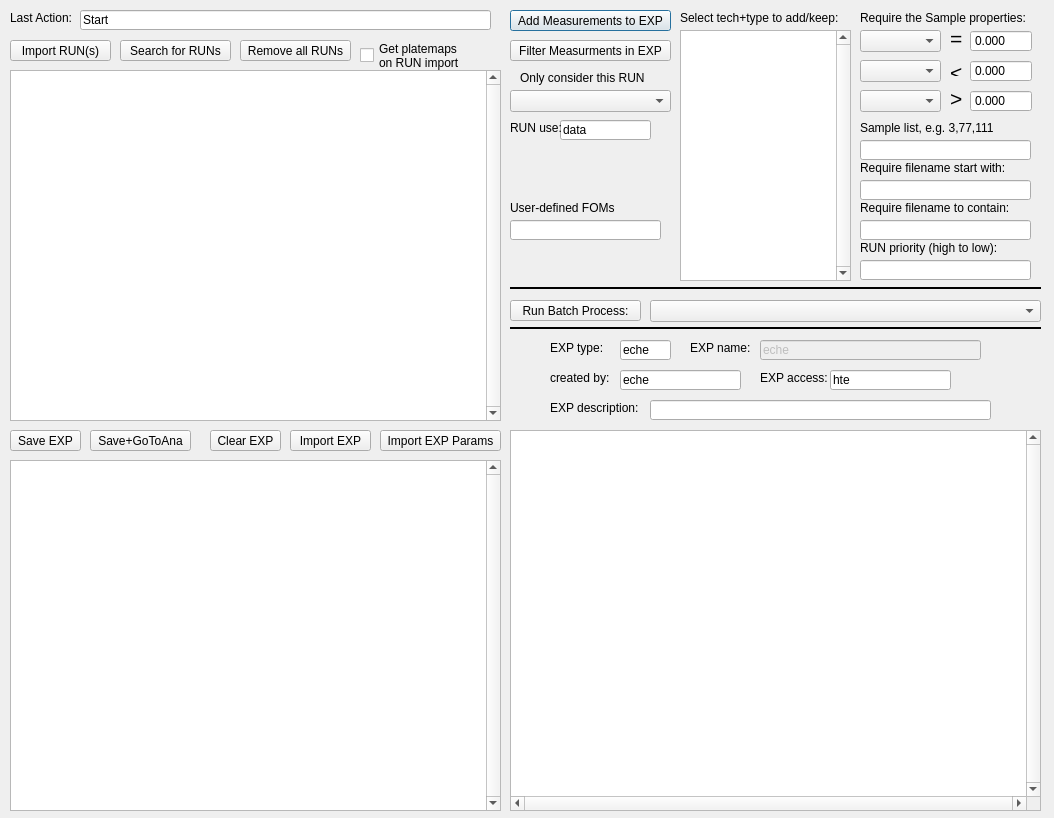
<?xml version="1.0" encoding="UTF-8"?>
<ui version="4.0">
 <class>CreateExpDialog</class>
 <widget class="QDialog" name="CreateExpDialog">
  <property name="geometry">
   <rect>
    <x>0</x>
    <y>0</y>
    <width>1054</width>
    <height>818</height>
   </rect>
  </property>
  <property name="windowTitle">
   <string>Create EXP from RUN</string>
  </property>
  <widget class="QPushButton" name="AddMeasPushButton">
   <property name="geometry">
    <rect>
     <x>510</x>
     <y>10</y>
     <width>161</width>
     <height>21</height>
    </rect>
   </property>
   <property name="toolTip">
    <string>Considering all the imported RUNs, apply the below filters and add files to EXP</string>
   </property>
   <property name="text">
    <string>Add Measurements to EXP</string>
   </property>
  </widget>
  <widget class="QPushButton" name="FilterMeasPushButton">
   <property name="geometry">
    <rect>
     <x>510</x>
     <y>40</y>
     <width>161</width>
     <height>21</height>
    </rect>
   </property>
   <property name="toolTip">
    <string>Considering the files already in the EXP, keep the files that meet all criteria</string>
   </property>
   <property name="text">
    <string>Filter Measurments in EXP</string>
   </property>
  </widget>
  <widget class="QPushButton" name="ImportRunsPushButton">
   <property name="geometry">
    <rect>
     <x>10</x>
     <y>40</y>
     <width>101</width>
     <height>21</height>
    </rect>
   </property>
   <property name="toolTip">
    <string>Import multiple folders and/or .zip, each representing a RUN with a .rcp file</string>
   </property>
   <property name="text">
    <string>Import RUN(s)</string>
   </property>
  </widget>
  <widget class="QComboBox" name="FilterRunComboBox">
   <property name="geometry">
    <rect>
     <x>510</x>
     <y>90</y>
     <width>161</width>
     <height>22</height>
    </rect>
   </property>
   <property name="toolTip">
    <string>Apply all other filteres in this section to only this run</string>
   </property>
  </widget>
  <widget class="QComboBox" name="PlateAttrEqualComboBox">
   <property name="geometry">
    <rect>
     <x>860</x>
     <y>30</y>
     <width>81</width>
     <height>22</height>
    </rect>
   </property>
   <property name="toolTip">
    <string>These are attributes from the platemap file and select values or ranges can be filtered with these 3 (in)equalities</string>
   </property>
  </widget>
  <widget class="QLabel" name="label">
   <property name="geometry">
    <rect>
     <x>950</x>
     <y>30</y>
     <width>21</width>
     <height>16</height>
    </rect>
   </property>
   <property name="font">
    <font>
     <pointsize>16</pointsize>
    </font>
   </property>
   <property name="text">
    <string>=</string>
   </property>
  </widget>
  <widget class="QDoubleSpinBox" name="PlateAttrEqualSpinBox">
   <property name="geometry">
    <rect>
     <x>970</x>
     <y>30</y>
     <width>62</width>
     <height>22</height>
    </rect>
   </property>
   <property name="frame">
    <bool>true</bool>
   </property>
   <property name="buttonSymbols">
    <enum>QAbstractSpinBox::NoButtons</enum>
   </property>
   <property name="decimals">
    <number>3</number>
   </property>
   <property name="minimum">
    <double>-999999.000000000000000</double>
   </property>
   <property name="maximum">
    <double>999999.000000000000000</double>
   </property>
  </widget>
  <widget class="QDoubleSpinBox" name="PlateAttrLessSpinBox">
   <property name="geometry">
    <rect>
     <x>970</x>
     <y>60</y>
     <width>62</width>
     <height>22</height>
    </rect>
   </property>
   <property name="frame">
    <bool>true</bool>
   </property>
   <property name="buttonSymbols">
    <enum>QAbstractSpinBox::NoButtons</enum>
   </property>
   <property name="decimals">
    <number>3</number>
   </property>
   <property name="minimum">
    <double>-999999.000000000000000</double>
   </property>
   <property name="maximum">
    <double>999999.000000000000000</double>
   </property>
  </widget>
  <widget class="QComboBox" name="PlateAttrLessComboBox">
   <property name="geometry">
    <rect>
     <x>860</x>
     <y>60</y>
     <width>81</width>
     <height>22</height>
    </rect>
   </property>
  </widget>
  <widget class="QLabel" name="label_2">
   <property name="geometry">
    <rect>
     <x>950</x>
     <y>60</y>
     <width>21</width>
     <height>16</height>
    </rect>
   </property>
   <property name="font">
    <font>
     <pointsize>16</pointsize>
    </font>
   </property>
   <property name="text">
    <string>&lt;</string>
   </property>
  </widget>
  <widget class="QDoubleSpinBox" name="PlateAttrMoreSpinBox">
   <property name="geometry">
    <rect>
     <x>970</x>
     <y>90</y>
     <width>62</width>
     <height>22</height>
    </rect>
   </property>
   <property name="frame">
    <bool>true</bool>
   </property>
   <property name="buttonSymbols">
    <enum>QAbstractSpinBox::NoButtons</enum>
   </property>
   <property name="decimals">
    <number>3</number>
   </property>
   <property name="minimum">
    <double>-999999.000000000000000</double>
   </property>
   <property name="maximum">
    <double>999999.000000000000000</double>
   </property>
  </widget>
  <widget class="QLabel" name="label_3">
   <property name="geometry">
    <rect>
     <x>950</x>
     <y>90</y>
     <width>21</width>
     <height>16</height>
    </rect>
   </property>
   <property name="font">
    <font>
     <pointsize>16</pointsize>
    </font>
   </property>
   <property name="text">
    <string>&gt;</string>
   </property>
  </widget>
  <widget class="QComboBox" name="PlateAttrMoreComboBox">
   <property name="geometry">
    <rect>
     <x>860</x>
     <y>90</y>
     <width>81</width>
     <height>22</height>
    </rect>
   </property>
  </widget>
  <widget class="QLabel" name="label_6">
   <property name="geometry">
    <rect>
     <x>860</x>
     <y>10</y>
     <width>181</width>
     <height>16</height>
    </rect>
   </property>
   <property name="text">
    <string>Require the Sample properties:</string>
   </property>
  </widget>
  <widget class="QLabel" name="label_7">
   <property name="geometry">
    <rect>
     <x>520</x>
     <y>70</y>
     <width>141</width>
     <height>16</height>
    </rect>
   </property>
   <property name="text">
    <string>Only consider this RUN</string>
   </property>
  </widget>
  <widget class="QTextBrowser" name="ExpTextBrowser">
   <property name="geometry">
    <rect>
     <x>510</x>
     <y>430</y>
     <width>531</width>
     <height>381</height>
    </rect>
   </property>
   <property name="verticalScrollBarPolicy">
    <enum>Qt::ScrollBarAlwaysOn</enum>
   </property>
   <property name="horizontalScrollBarPolicy">
    <enum>Qt::ScrollBarAlwaysOn</enum>
   </property>
   <property name="lineWrapMode">
    <enum>QTextEdit::NoWrap</enum>
   </property>
  </widget>
  <widget class="QPushButton" name="SaveExpPushButton">
   <property name="geometry">
    <rect>
     <x>10</x>
     <y>430</y>
     <width>71</width>
     <height>21</height>
    </rect>
   </property>
   <property name="toolTip">
    <string>save .exp text file</string>
   </property>
   <property name="text">
    <string>Save EXP</string>
   </property>
  </widget>
  <widget class="QPushButton" name="ImportExpPushButton">
   <property name="geometry">
    <rect>
     <x>290</x>
     <y>430</y>
     <width>81</width>
     <height>21</height>
    </rect>
   </property>
   <property name="toolTip">
    <string>Import a .exp file, which will clear any existing EXP and RUNs and create new RUNs from the EXP</string>
   </property>
   <property name="text">
    <string>Import EXP</string>
   </property>
  </widget>
  <widget class="QLineEdit" name="FileSearchLineEdit">
   <property name="geometry">
    <rect>
     <x>860</x>
     <y>220</y>
     <width>171</width>
     <height>20</height>
    </rect>
   </property>
   <property name="toolTip">
    <string>All raw data filenames regardless of type will be searched for this string.
 comma-deliminated strings will be searched separately with OR logic</string>
   </property>
  </widget>
  <widget class="QLabel" name="label_8">
   <property name="geometry">
    <rect>
     <x>860</x>
     <y>200</y>
     <width>171</width>
     <height>16</height>
    </rect>
   </property>
   <property name="text">
    <string>Require filename to contain:</string>
   </property>
  </widget>
  <widget class="QLineEdit" name="SampleListLineEdit">
   <property name="geometry">
    <rect>
     <x>860</x>
     <y>140</y>
     <width>171</width>
     <height>20</height>
    </rect>
   </property>
   <property name="toolTip">
    <string>This should be a single sample number of comma-deliminated list of numbers from the platemap file</string>
   </property>
   <property name="text">
    <string/>
   </property>
  </widget>
  <widget class="QLabel" name="label_9">
   <property name="geometry">
    <rect>
     <x>860</x>
     <y>120</y>
     <width>171</width>
     <height>16</height>
    </rect>
   </property>
   <property name="text">
    <string>Sample list, e.g. 3,77,111</string>
   </property>
  </widget>
  <widget class="QLineEdit" name="ExpDescLineEdit">
   <property name="geometry">
    <rect>
     <x>650</x>
     <y>400</y>
     <width>341</width>
     <height>20</height>
    </rect>
   </property>
   <property name="toolTip">
    <string>Comment string to be included in EXP</string>
   </property>
  </widget>
  <widget class="QLabel" name="label_11">
   <property name="geometry">
    <rect>
     <x>550</x>
     <y>400</y>
     <width>91</width>
     <height>16</height>
    </rect>
   </property>
   <property name="text">
    <string>EXP description:</string>
   </property>
  </widget>
  <widget class="QLineEdit" name="RunPriorityLineEdit">
   <property name="geometry">
    <rect>
     <x>860</x>
     <y>260</y>
     <width>171</width>
     <height>20</height>
    </rect>
   </property>
   <property name="toolTip">
    <string>comma-deliminated list of RUN indeces in tree view.
If the same filename appears in multiple runs, this sets the priorty for which is used.</string>
   </property>
  </widget>
  <widget class="QLabel" name="label_12">
   <property name="geometry">
    <rect>
     <x>860</x>
     <y>240</y>
     <width>171</width>
     <height>16</height>
    </rect>
   </property>
   <property name="text">
    <string>RUN priority (high to low):</string>
   </property>
  </widget>
  <widget class="QLineEdit" name="RunTypeLineEdit">
   <property name="geometry">
    <rect>
     <x>560</x>
     <y>120</y>
     <width>91</width>
     <height>20</height>
    </rect>
   </property>
   <property name="toolTip">
    <string>When &quot;Add&quot; to EXP the files within a RUN will be marked with this type</string>
   </property>
   <property name="text">
    <string>data</string>
   </property>
  </widget>
  <widget class="QLabel" name="label_13">
   <property name="geometry">
    <rect>
     <x>510</x>
     <y>120</y>
     <width>51</width>
     <height>16</height>
    </rect>
   </property>
   <property name="text">
    <string>RUN use:</string>
   </property>
  </widget>
  <widget class="QPushButton" name="RemoveRunsPushButton">
   <property name="geometry">
    <rect>
     <x>240</x>
     <y>40</y>
     <width>111</width>
     <height>21</height>
    </rect>
   </property>
   <property name="toolTip">
    <string>Import multiple folders and/or .zip, each representing a RUN with a .rcp file</string>
   </property>
   <property name="text">
    <string>Remove all RUNs</string>
   </property>
  </widget>
  <widget class="QLineEdit" name="LastActionLineEdit">
   <property name="geometry">
    <rect>
     <x>80</x>
     <y>10</y>
     <width>411</width>
     <height>20</height>
    </rect>
   </property>
   <property name="toolTip">
    <string>Comment string to be included in EXP</string>
   </property>
   <property name="text">
    <string>Start</string>
   </property>
  </widget>
  <widget class="QLabel" name="label_15">
   <property name="geometry">
    <rect>
     <x>10</x>
     <y>10</y>
     <width>91</width>
     <height>16</height>
    </rect>
   </property>
   <property name="text">
    <string>Last Action:</string>
   </property>
  </widget>
  <widget class="QLineEdit" name="ExpTypeLineEdit">
   <property name="geometry">
    <rect>
     <x>620</x>
     <y>340</y>
     <width>51</width>
     <height>20</height>
    </rect>
   </property>
   <property name="toolTip">
    <string>Comment string to be included in EXP</string>
   </property>
   <property name="text">
    <string>eche</string>
   </property>
  </widget>
  <widget class="QLabel" name="label_16">
   <property name="geometry">
    <rect>
     <x>550</x>
     <y>340</y>
     <width>91</width>
     <height>16</height>
    </rect>
   </property>
   <property name="text">
    <string>EXP type:</string>
   </property>
  </widget>
  <widget class="QLabel" name="label_17">
   <property name="geometry">
    <rect>
     <x>690</x>
     <y>340</y>
     <width>91</width>
     <height>16</height>
    </rect>
   </property>
   <property name="text">
    <string>EXP name:</string>
   </property>
  </widget>
  <widget class="QLineEdit" name="ExpNameLineEdit">
   <property name="enabled">
    <bool>false</bool>
   </property>
   <property name="geometry">
    <rect>
     <x>760</x>
     <y>340</y>
     <width>221</width>
     <height>20</height>
    </rect>
   </property>
   <property name="toolTip">
    <string>Comment string to be included in EXP</string>
   </property>
   <property name="text">
    <string>eche</string>
   </property>
  </widget>
  <widget class="QLabel" name="label_18">
   <property name="geometry">
    <rect>
     <x>550</x>
     <y>370</y>
     <width>91</width>
     <height>16</height>
    </rect>
   </property>
   <property name="text">
    <string>created by:</string>
   </property>
  </widget>
  <widget class="QLineEdit" name="UserNameLineEdit">
   <property name="geometry">
    <rect>
     <x>620</x>
     <y>370</y>
     <width>121</width>
     <height>20</height>
    </rect>
   </property>
   <property name="toolTip">
    <string>Comment string to be included in EXP</string>
   </property>
   <property name="text">
    <string>eche</string>
   </property>
  </widget>
  <widget class="Line" name="line">
   <property name="geometry">
    <rect>
     <x>510</x>
     <y>320</y>
     <width>531</width>
     <height>16</height>
    </rect>
   </property>
   <property name="frameShadow">
    <enum>QFrame::Plain</enum>
   </property>
   <property name="lineWidth">
    <number>2</number>
   </property>
   <property name="orientation">
    <enum>Qt::Horizontal</enum>
   </property>
  </widget>
  <widget class="QLineEdit" name="AccessLineEdit">
   <property name="geometry">
    <rect>
     <x>830</x>
     <y>370</y>
     <width>121</width>
     <height>20</height>
    </rect>
   </property>
   <property name="toolTip">
    <string>Comment string to be included in EXP</string>
   </property>
   <property name="text">
    <string>hte</string>
   </property>
  </widget>
  <widget class="QLabel" name="label_19">
   <property name="geometry">
    <rect>
     <x>760</x>
     <y>370</y>
     <width>91</width>
     <height>16</height>
    </rect>
   </property>
   <property name="text">
    <string>EXP access:</string>
   </property>
  </widget>
  <widget class="QPushButton" name="ClearExpPushButton">
   <property name="geometry">
    <rect>
     <x>210</x>
     <y>430</y>
     <width>71</width>
     <height>21</height>
    </rect>
   </property>
   <property name="toolTip">
    <string>save .exp text file</string>
   </property>
   <property name="text">
    <string>Clear EXP</string>
   </property>
  </widget>
  <widget class="QComboBox" name="BatchComboBox">
   <property name="geometry">
    <rect>
     <x>650</x>
     <y>300</y>
     <width>391</width>
     <height>22</height>
    </rect>
   </property>
   <property name="toolTip">
    <string>Apply all other filteres in this section to only this run</string>
   </property>
  </widget>
  <widget class="QPushButton" name="BatchPushButton">
   <property name="geometry">
    <rect>
     <x>510</x>
     <y>300</y>
     <width>131</width>
     <height>21</height>
    </rect>
   </property>
   <property name="toolTip">
    <string>Considering the files already in the EXP, keep the files that meet all criteria</string>
   </property>
   <property name="text">
    <string>Run Batch Process:</string>
   </property>
  </widget>
  <widget class="Line" name="line_2">
   <property name="geometry">
    <rect>
     <x>510</x>
     <y>280</y>
     <width>531</width>
     <height>16</height>
    </rect>
   </property>
   <property name="frameShadow">
    <enum>QFrame::Plain</enum>
   </property>
   <property name="lineWidth">
    <number>2</number>
   </property>
   <property name="orientation">
    <enum>Qt::Horizontal</enum>
   </property>
  </widget>
  <widget class="QPushButton" name="ImportExpParamsPushButton">
   <property name="geometry">
    <rect>
     <x>380</x>
     <y>430</y>
     <width>121</width>
     <height>21</height>
    </rect>
   </property>
   <property name="toolTip">
    <string>Open a .exp file and use only the top-level params</string>
   </property>
   <property name="text">
    <string>Import EXP Params</string>
   </property>
  </widget>
  <widget class="QPushButton" name="SearchRunsPushButton">
   <property name="geometry">
    <rect>
     <x>120</x>
     <y>40</y>
     <width>111</width>
     <height>21</height>
    </rect>
   </property>
   <property name="toolTip">
    <string>Import multiple folders and/or .zip, each representing a RUN with a .rcp file</string>
   </property>
   <property name="text">
    <string>Search for RUNs</string>
   </property>
  </widget>
  <widget class="QTreeWidget" name="RunTreeWidget">
   <property name="geometry">
    <rect>
     <x>10</x>
     <y>70</y>
     <width>491</width>
     <height>351</height>
    </rect>
   </property>
   <property name="verticalScrollBarPolicy">
    <enum>Qt::ScrollBarAlwaysOn</enum>
   </property>
   <property name="horizontalScrollBarPolicy">
    <enum>Qt::ScrollBarAsNeeded</enum>
   </property>
   <property name="headerHidden">
    <bool>true</bool>
   </property>
   <property name="expandsOnDoubleClick">
    <bool>false</bool>
   </property>
   <attribute name="headerVisible">
    <bool>false</bool>
   </attribute>
   <attribute name="headerCascadingSectionResizes">
    <bool>false</bool>
   </attribute>
   <attribute name="headerStretchLastSection">
    <bool>true</bool>
   </attribute>
   <column>
    <property name="text">
     <string notr="true">1</string>
    </property>
   </column>
  </widget>
  <widget class="QTreeWidget" name="ExpTreeWidget">
   <property name="geometry">
    <rect>
     <x>10</x>
     <y>460</y>
     <width>491</width>
     <height>351</height>
    </rect>
   </property>
   <property name="verticalScrollBarPolicy">
    <enum>Qt::ScrollBarAlwaysOn</enum>
   </property>
   <property name="horizontalScrollBarPolicy">
    <enum>Qt::ScrollBarAsNeeded</enum>
   </property>
   <property name="headerHidden">
    <bool>true</bool>
   </property>
   <property name="expandsOnDoubleClick">
    <bool>false</bool>
   </property>
   <attribute name="headerVisible">
    <bool>false</bool>
   </attribute>
   <attribute name="headerCascadingSectionResizes">
    <bool>false</bool>
   </attribute>
   <attribute name="headerStretchLastSection">
    <bool>true</bool>
   </attribute>
   <column>
    <property name="text">
     <string notr="true">1</string>
    </property>
   </column>
  </widget>
  <widget class="QLabel" name="label_20">
   <property name="geometry">
    <rect>
     <x>860</x>
     <y>160</y>
     <width>171</width>
     <height>16</height>
    </rect>
   </property>
   <property name="text">
    <string>Require filename start with:</string>
   </property>
  </widget>
  <widget class="QLineEdit" name="FileStartLineEdit">
   <property name="geometry">
    <rect>
     <x>860</x>
     <y>180</y>
     <width>171</width>
     <height>20</height>
    </rect>
   </property>
   <property name="toolTip">
    <string>All raw data filenames regardless of type will be searched for this string.
 comma-deliminated strings will be searched separately with OR logic</string>
   </property>
  </widget>
  <widget class="QPushButton" name="SaveExpGoAnaPushButton">
   <property name="geometry">
    <rect>
     <x>90</x>
     <y>430</y>
     <width>101</width>
     <height>21</height>
    </rect>
   </property>
   <property name="toolTip">
    <string>save .exp text file</string>
   </property>
   <property name="text">
    <string>Save+GoToAna</string>
   </property>
  </widget>
  <widget class="QCheckBox" name="getplatemapCheckBox">
   <property name="geometry">
    <rect>
     <x>360</x>
     <y>40</y>
     <width>119</width>
     <height>31</height>
    </rect>
   </property>
   <property name="text">
    <string>Get platemaps
on RUN import</string>
   </property>
  </widget>
  <widget class="QLineEdit" name="UserFOMLineEdit">
   <property name="geometry">
    <rect>
     <x>510</x>
     <y>220</y>
     <width>151</width>
     <height>20</height>
    </rect>
   </property>
   <property name="toolTip">
    <string>enter comma-delimited list of string or
number FOMS that will become a constant column in the .csv generated by &quot;Analyze Data&quot;.
After entry complete, you will be prompted for fom names</string>
   </property>
  </widget>
  <widget class="QLabel" name="label_21">
   <property name="geometry">
    <rect>
     <x>510</x>
     <y>200</y>
     <width>141</width>
     <height>16</height>
    </rect>
   </property>
   <property name="text">
    <string>User-defined FOMs</string>
   </property>
  </widget>
  <widget class="QTreeWidget" name="TechTypeTreeWidget">
   <property name="geometry">
    <rect>
     <x>680</x>
     <y>30</y>
     <width>171</width>
     <height>251</height>
    </rect>
   </property>
   <property name="verticalScrollBarPolicy">
    <enum>Qt::ScrollBarAlwaysOn</enum>
   </property>
   <property name="horizontalScrollBarPolicy">
    <enum>Qt::ScrollBarAsNeeded</enum>
   </property>
   <property name="headerHidden">
    <bool>true</bool>
   </property>
   <property name="expandsOnDoubleClick">
    <bool>false</bool>
   </property>
   <attribute name="headerVisible">
    <bool>false</bool>
   </attribute>
   <attribute name="headerCascadingSectionResizes">
    <bool>false</bool>
   </attribute>
   <attribute name="headerStretchLastSection">
    <bool>true</bool>
   </attribute>
   <column>
    <property name="text">
     <string notr="true">1</string>
    </property>
   </column>
  </widget>
  <widget class="QLabel" name="label_10">
   <property name="geometry">
    <rect>
     <x>680</x>
     <y>10</y>
     <width>171</width>
     <height>16</height>
    </rect>
   </property>
   <property name="text">
    <string>Select tech+type to add/keep:</string>
   </property>
  </widget>
 </widget>
 <resources/>
 <connections/>
</ui>
